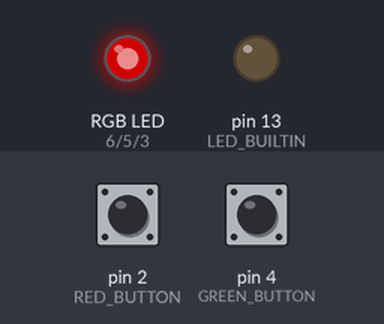
The sketch below on a simulated Arduino Uno, built with avr-gcc and run on an emulated ATmega328P. On the bench: an RGB LED mixed from three pins (HIGH = lit), output pins drawn as LEDs (lit = HIGH). Inputs (shaded band) come from the test bench; at power-on: pin 2 (RED_BUTTON) HIGH, pin 4 (GREEN_BUTTON) HIGH. Dim RGB values are drawn brighter than linear.

Above: at 1.2 s.
1.3 s: pin 2 (RED_BUTTON) pulled LOW for 1 s
At 3.1 s:
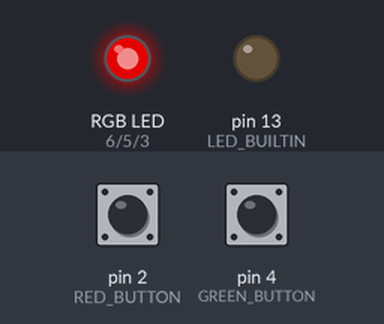
4.3 s: pin 4 (GREEN_BUTTON) pulled LOW for 3.2 s
At 8.3 s:
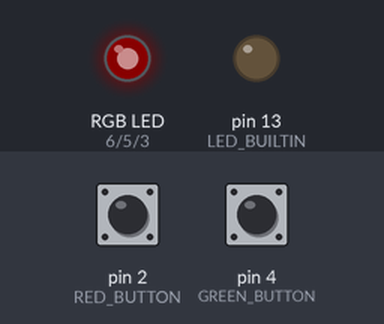
9.0 s: pin 4 (GREEN_BUTTON) pulled LOW for 0.15 s
At 9.6 s:
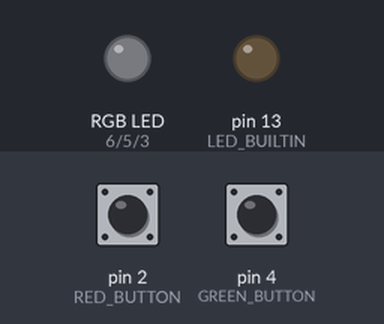
10.7 s: pin 2 (RED_BUTTON) pulled LOW for 0.15 s
At 12.1 s:
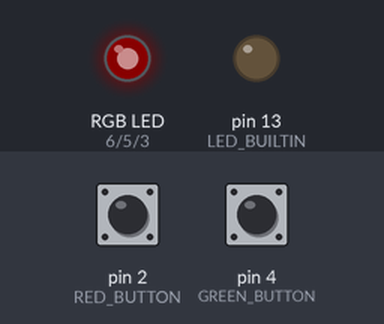
12.4 s: pin 2 (RED_BUTTON) pulled LOW for 3.2 s
At 13.45 s:
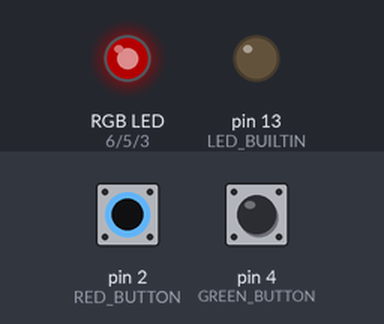
17.1 s: pin 2 (RED_BUTTON) pulled LOW for 1 s
At 18.7 s:
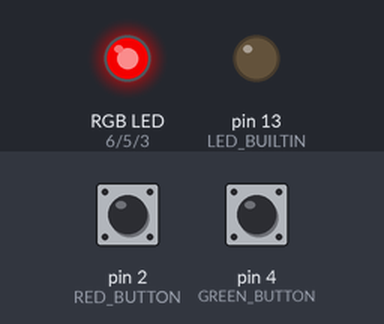
Timing chart, 0 to 20.2 s (numbered marks = the images above; inputs shaded):
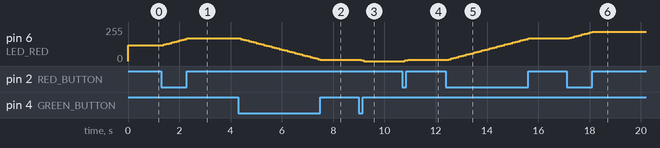

The sketch:

2.ino
```cpp
#define LED_RED 6
#define LED_GREEN 5
#define LED_BLUE 3

#define RED_BUTTON 2
#define GREEN_BUTTON 4

int light = 120;

void initRGB()
{
    pinMode(LED_BUILTIN, OUTPUT);
    digitalWrite(LED_BUILTIN, LOW);

    pinMode(LED_RED, OUTPUT);
    analogWrite(LED_RED, 0);

    pinMode(LED_GREEN, OUTPUT);
    analogWrite(LED_GREEN, 0);

    pinMode(LED_BLUE, OUTPUT);
    analogWrite(LED_BLUE, 0);

}

void initButtons()
{
    pinMode(RED_BUTTON, INPUT_PULLUP);
    pinMode(GREEN_BUTTON, INPUT_PULLUP);
}

void setup()
{
    initRGB();
    initButtons();
}

void loop()
{
  if (digitalRead(RED_BUTTON) == LOW && light < 3*255){
    light += 5;
    delay(100);
  }

  if (digitalRead(GREEN_BUTTON) == LOW && light > 0){
    light -= 5;
    delay(100);
  }

  if(light >= 0 && light <= 255)
    analogWrite(LED_RED, light);
  else if(light > 255 && light <= 255*2)
    analogWrite(LED_GREEN, light-255);
  else if(light > 255*2 && light <= 255*3)
    analogWrite(LED_BLUE, light-(255*2));

}
```

Measured:
- after the input at 1.3 s, pin 6 (LED_RED): moves from 120/255 to 170/255 over 0.90 s, starting after 0.10 s
- after the input at 4.3 s, pin 6 (LED_RED): moves from 170/255 to 10/255 over 3.1 s, starting after 0.10 s
- after the input at 9.0 s, pin 6 (LED_RED): 10/255 → 5/255 after 0.10 s, → 0/255 0.10 s later
- after the input at 10.7 s, pin 6 (LED_RED): 0/255 → 5/255 after 0.10 s, → 10/255 0.10 s later
- after the input at 12.4 s, pin 6 (LED_RED): moves from 10/255 to 170/255 over 3.1 s, starting after 0.10 s
- after the input at 17.1 s, pin 6 (LED_RED): moves from 170/255 to 220/255 over 0.90 s, starting after 0.10 s
